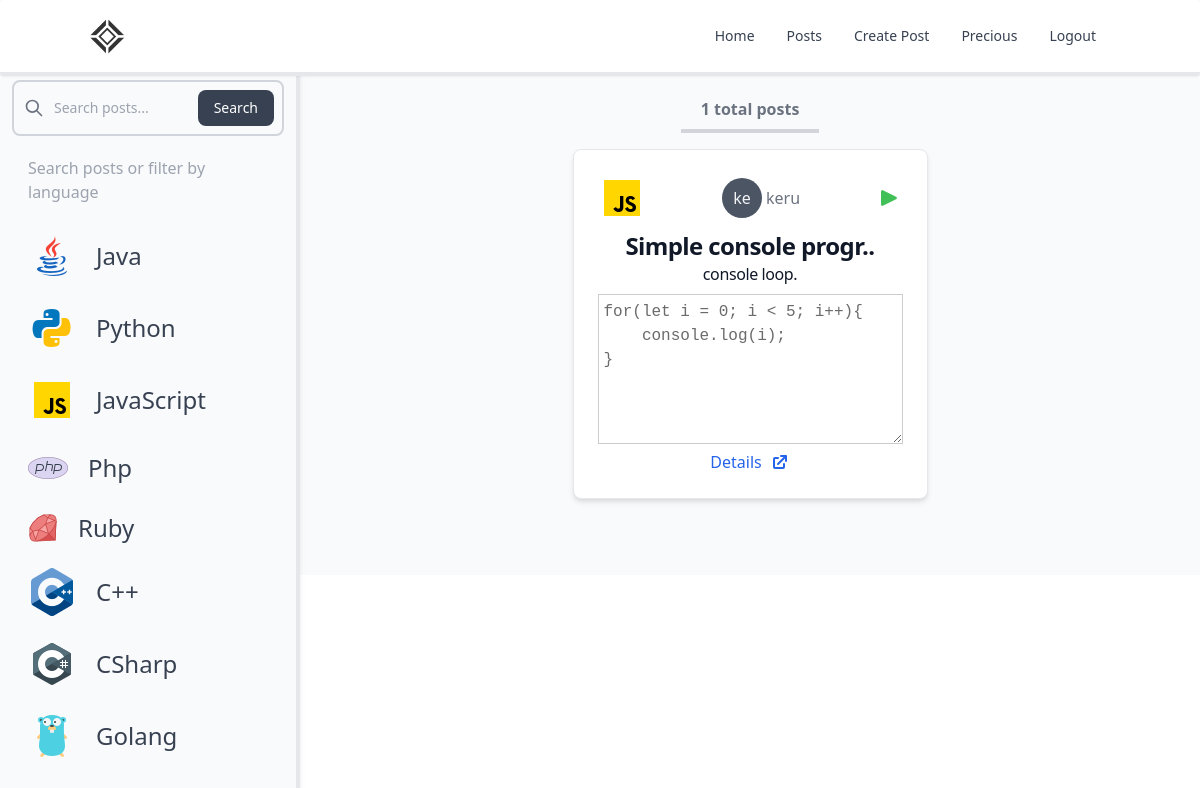
Screenshot of /posts/?q=JavaScript (signed in) with the database file from the repository.
### base/models.py (models this page shows, shortened)
class Language_Category(models.Model):
    lang = models.CharField(max_length=200)

class Language(models.Model):
    user = models.ForeignKey(User, on_delete=models.CASCADE)
    lang = models.CharField(max_length=50)
    extension = models.CharField(max_length=20)
    source = models.TextField()
    title = models.CharField(max_length=50)
    description = models.TextField(null=True, max_length=200)
    created = models.DateTimeField(auto_now_add=True)
    updated = models.DateTimeField(auto_now=True)
    class Meta:
        ordering = ['-created', '-updated']
    def first_two_letters(self):
        return self.user.username[0:2]
    def title_length(self):
        if len(self.title) >= 20:
            return self.title[0:20] + '..'
        else:
            return self.title
    def description_length(self):
        if len(self.description) >= 50:
            return self.description[0:50] + '..'
        else:
            return self.description

### base/views_language.py (the view)
# urls.py: path('posts/', all_post, name="posts-page"),
def all_post(request):
    category = Language_Category.objects.all()
    q = request.GET.get('q') if request.GET.get('q') is not None else ''
    if q:
        posts = Language.objects.filter(
            Q(user__username__icontains=q) |
            Q(title__icontains=q) |
            Q(lang__contains=q)
        )
        total_posts = len(posts)
        context = {"posts": posts, "category": category,
                   "total_posts": total_posts}
        return render(request, 'base/posts.html', context)
    posts = Language.objects.all()
    total_posts = len(posts)
    context = {"posts": posts, "category": category,
               "total_posts": total_posts}
    return render(request, 'base/posts.html', context)

### base/templates/base/posts.html (shortened to what this page needs)
{% extends 'main.html' %}
{% block content %}
<div class="flex relative">
   <aside class="w-3/12 fixed" aria-label="Sidebar">
      <div class="overflow-y-auto py-4 px-3 bg-gray-50 h-screen shadow-md pt-20 border-r-4 border-gray-200">
         <form  method="GET" action="{% url 'posts-page' %}">
            <div class="relative">
                <div class="absolute inset-y-0 left-0 flex items-center pl-3 pointer-events-none">
                </div>
                <input name="q" type="search" id="default-search" class="block w-full p-4 pl-10 text-sm text-gray-900 border-2 border-gray-300 outline-none rounded-lg bg-gray-50 focus:ring-gray-300 focus:border-gray-400 dark:bg-gray-300 dark:border-gray-400 dark:placeholder-gray-300 dark:text-white dark:focus:ring-gray-300 dark:focus:border-gray-300" placeholder="Search posts..." required>
                <button type="submit" class="text-white absolute right-2.5 bottom-2.5 bg-gray-700 hover:bg-gray-800 focus:ring-4 focus:outline-none focus:ring-gray-300 font-medium rounded-lg text-sm px-4 py-2 dark:bg-gray-600 dark:hover:bg-gray-700 dark:focus:ring-gray-800">Search</button>
            </div>
         </form>
         <h2 class="p-5 pl-4 text-gray-400">Search posts or filter by language</h2>
         <ul class="space-y-2">
            {% for cat in category %}
               <li class="px-2">
                  <a href="{% url 'posts-page' %}?q={{cat.lang}}" class="flex items-center p-2 text-base font-normal text-gray-700 hover:text-gray-600 rounded-lg dark:text-white hover:bg-gray-100 dark:hover:bg-gray-700">
                     <img src="http://127.0.0.1:5000/static/base/images/languages/{{cat.lang}}.png" alt="{{cat.lang}}">
                     <h2 class="text-2xl ml-5">{{cat.lang}}</h2>
                  </a>
               </li>
            {% endfor %}
         </ul>
      </div>
   </aside>
   <div class="w-3/12"></div>
   <div class="w-9/12 bg-gray-50 pb-10" style="padding-top: 65px;">
      <header class="p-6 text-center">
         <h2 class="text-gray-500 font-bold mb-1 py-2 border-b-4 border-gray-300 px-5 m-auto" style="width: fit-content;">{{total_posts}} total posts</h2>
         <div class="flex flex-wrap items-center justify-evenly">
            {% for post in posts %}
               <div class="w-5/12 m-2 my-3 p-6 bg-white border border-gray-200 rounded-lg shadow-md dark:bg-gray-800 dark:border-gray-700">
                  <div class="flex items-center justify-between mb-2">
                     <img src="http://127.0.0.1:5000/static/base/images/languages/{{post.lang}}.png" alt="{{post.lang}}">
                     <div class="flex items-center">
                        <div id="{{post.first_two_letters}}" class="bg-gray-600 inline-flex overflow-hidden relative justify-center items-center w-10 h-10 rounded-full dark:bg-gray-600">
                           <a href="{% url 'other_profile_page' post.user.id %}">
                              <span class="font-medium text-gray-100">{{post.first_two_letters}}</span>
                           </a>
                        </div>
                        <p class="text-gray-500 font-medium ml-1">{{post.user.username}}</p>
                     </div>
                     <a href="{% url 'posts-page-id' post.id %}#{{post.id}}" id="{{post.id}}">
                        <img src="http://127.0.0.1:5000/static/base/images/languages/run.png" class="cursor-pointer" alt="{{post.lang}}">
                     </a>
                  </div>
                  <h5 class="text-2xl font-semibold tracking-tight text-gray-900 dark:text-white">{{post.title_length}}</h5>
                  {% if post.description %}
                  <p class="mb-2 tracking-tight text-gray-900 dark:text-white">{{post.description_length}}</p>
                  {%endif%}
                  <textarea id="code-editor" name="source" readonly style="width: 100%; height: 150px; padding: 5px;">{{post.source}}</textarea><br>
                  <a href="{% url 'post' post.id %}" class="inline-flex items-center text-blue-600 hover:underline">
                     Details
                  </a>
               </div>
            {% endfor %}
            </div>
         </header>
   </div>
</div>
{% endblock %}

### templates/navbar.html (shortened to what this page needs)
{% load static %}
<nav class="bg-white border-gray-200 px-10 py-2.5 rounded dark:bg-gray-900 fixed w-full top-0 left-0 z-10 shadow-sm border-b-4">
    <div class="container flex flex-wrap items-center justify-between mx-auto">
      <a href="{% url 'home_page' %}" class="flex items-center">
          <img src="{% static 'base/images/output.png' %}" class="h-6 mr-3 sm:h-9" alt="Kompayler Logo" />
      </a>
      <div class="hidden w-full md:block md:w-auto" id="navbar-default">
        <ul class="flex flex-col p-4 mt-4 border border-gray-100 rounded-lg bg-gray-50 md:flex-row md:space-x-8 md:mt-0 md:text-sm md:font-medium md:border-0 md:bg-white dark:bg-gray-800 md:dark:bg-gray-900 dark:border-gray-700">
          <li>
            <a href="{% url 'home_page' %}" class="block py-2 pl-3 pr-4 text-gray-700 rounded hover:bg-gray-100 md:hover:bg-transparent md:hover:text-blue-700 rounded md:bg-transparent md:p-0 dark:text-white">Home</a>
          </li>
          <li>
            <a href="{% url 'posts-page' %}" class="block py-2 pl-3 pr-4 text-gray-700 rounded hover:bg-gray-100 md:hover:bg-transparent md:border-0 md:hover:text-blue-700 md:p-0 dark:text-gray-400 md:dark:hover:text-white dark:hover:bg-gray-700 dark:hover:text-white md:dark:hover:bg-transparent">
              Posts
            </a>
          </li>
          <li>
            <a href="{% url 'create-post-page' %}" class="block py-2 pl-3 pr-4 text-gray-700 rounded hover:bg-gray-100 md:hover:bg-transparent md:border-0 md:hover:text-blue-700 md:p-0 dark:text-gray-400 md:dark:hover:text-white dark:hover:bg-gray-700 dark:hover:text-white md:dark:hover:bg-transparent">
              Create Post
            </a>
          </li>
          {% if request.user.is_authenticated %}
          <li>
            <a href="{% url 'profile_page' %}" class="block py-2 pl-3 pr-4 text-gray-700 rounded hover:bg-gray-100 md:hover:bg-transparent md:border-0 md:hover:text-blue-700 md:p-0 dark:text-gray-400 md:dark:hover:text-white dark:hover:bg-gray-700 dark:hover:text-white md:dark:hover:bg-transparent">
              {{request.user.username}}
            </a>
          </li>
            <li>
              <a href="{% url 'logout_page' %}" class="block py-2 pl-3 pr-4 text-gray-700 rounded hover:bg-gray-100 md:hover:bg-transparent md:border-0 md:hover:text-blue-700 md:p-0 dark:text-gray-400 md:dark:hover:text-white dark:hover:bg-gray-700 dark:hover:text-white md:dark:hover:bg-transparent">
                Logout
              </a>
            </li>
          {%endif%}
        </ul>
      </div>
    </div>
  </nav>

### templates/main.html (style rules this page uses)
textarea { font-family: monospace; font-size: 16px; border: 1px solid #ccc; color: #6b6b6b; padding: 10px; width: 500px; height: 300px; }
body { scroll-behavior: smooth; }
html { margin: 0; padding: 0; height: 100%; background-color: white; }

### rows the page displays
Language_Category: lang (picture), lang "Java"
Language_Category: lang (picture), lang "Python"
Language_Category: lang (picture), lang "JavaScript"
Language_Category: shows a picture, lang "Php"
Language_Category: lang (picture), lang "Ruby"
Language_Category: shows a picture, lang "C++"
Language_Category: lang (picture), lang "CSharp"
Language_Category: lang (picture), lang "Golang"
Language: lang (picture), first_two_letters "ke", user.username "keru", title_length "Simple console progr..", description_length "console loop.", source "for(let i = 0; i < 5; i++){ console.log(i); }"

### other values shown
{{ request.user.username }} "Precious"
{{ total_posts }} "1"
